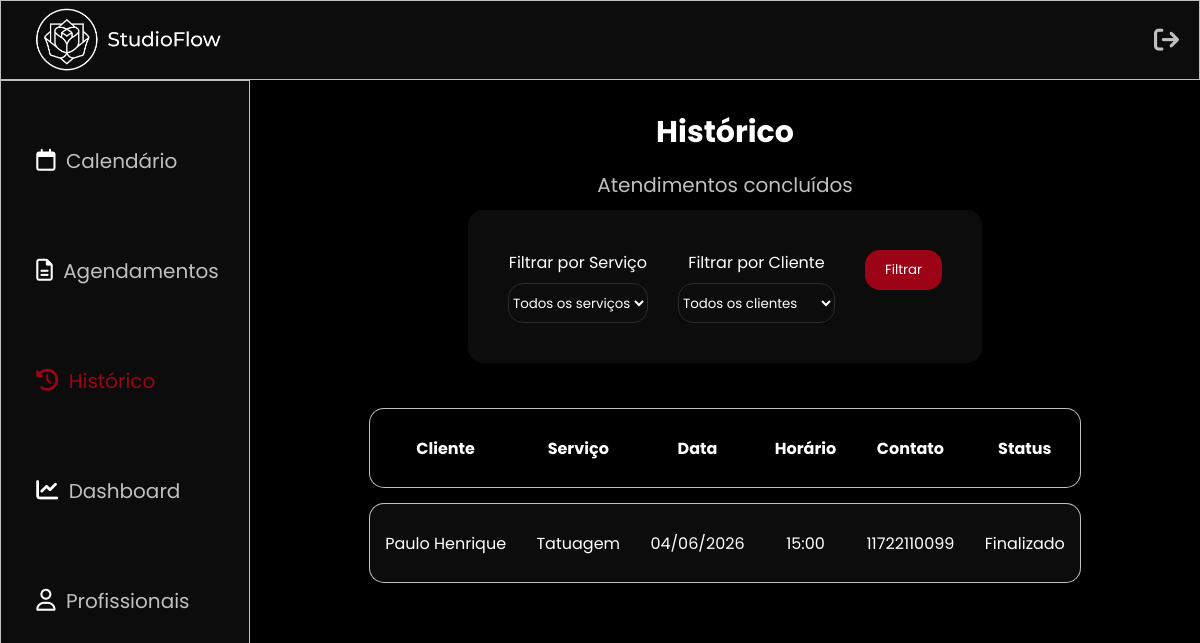
The app's page /frontend/admin/historico.php with its own data.
### tables this page shows
CREATE TABLE agendamento (
    id_agendamento INT AUTO_INCREMENT PRIMARY KEY,
    id_cliente INT NOT NULL,
    id_profissional INT NOT NULL,
    id_servicos INT NOT NULL,
    data_agen DATE NOT NULL,
    horario TIME NOT NULL,
    status_agendamento ENUM('pendente', 'confirmado', 'cancelado', 'finalizado') 
        DEFAULT 'pendente',

    FOREIGN KEY (id_cliente) REFERENCES cliente(id_cliente),
    FOREIGN KEY (id_profissional) REFERENCES profissional(id_profissional),
    FOREIGN KEY (id_servicos) REFERENCES servicos(id_servicos)
);

CREATE TABLE cliente (
    id_cliente INT AUTO_INCREMENT PRIMARY KEY,
    nome VARCHAR(100) NOT NULL,
    contato_cliente VARCHAR(11) NOT NULL,
    data_nasc DATE NOT NULL
);

CREATE TABLE servicos (
    id_servicos INT AUTO_INCREMENT PRIMARY KEY,
    tipo_servico ENUM('tatuagem', 'piercing') NOT NULL,
    estilo ENUM('fineline','realista','old_school','flash_tattoo','anime','lettering','blackout','cobertura'),
    regiao VARCHAR(20) NOT NULL,
    quantidade INT
);

### frontend/admin/historico.php (the view, shortened to what this page needs)
<?php
require_once '../../backend/conexao.php';
$sql = "SELECT
    agendamento.id_agendamento,
    cliente.nome,
    cliente.contato_cliente,
    servicos.tipo_servico,
    agendamento.data_agen,
    agendamento.horario,
    agendamento.status_agendamento
    FROM agendamento INNER JOIN cliente ON agendamento.id_cliente = cliente.id_cliente
    INNER JOIN servicos ON agendamento.id_servicos = servicos.id_servicos
    WHERE agendamento.status_agendamento IN ('finalizado','cancelado')";
$params = [];
$stmt = $pdo->prepare($sql);
$stmt->execute($params);
?>
<!DOCTYPE html>
<html lang="en">
<head>
    <link rel="stylesheet" href="../../assets/css/admin.css">
    <link rel="stylesheet" href="https://cdnjs.cloudflare.com/ajax/libs/font-awesome/6.5.0/css/all.min.css">
</head>
<body>
    <header>
        <nav class="topbar">
            <a href="../index.php"><img src="../../assets/img/logo/logo-white.png" alt="StudioFlow" class="logo"></a>
            <a href="../login.php" class="logout"><i class="fa-solid fa-arrow-right-from-bracket"></i></a>
        </nav>
    </header>
    <aside>
        <nav class="sidebar">
            <div class="nav-links">
                <a href="calendario.php"><i class="fa-regular fa-calendar icon"></i> Calendário</a>
                <a href="agendamentos.php"><i class="fa-regular fa-file-lines icon"></i> Agendamentos</a>
                <a href="historico.php" style="color: var(--red);"><i class="fa-solid fa-clock-rotate-left icon" style="color: var(--red);"></i> Histórico</a>
                <a href="dashboard.php"><i class="fa-solid fa-chart-line icon"></i> Dashboard</a>
                <a href="profissionais.php"><i class="fa-regular fa-user icon"></i> Profissionais</a>
            </div>
        </nav>
    </aside>
    <main>
        <h2>Histórico</h2>
        <p>Atendimentos concluídos</p>
        <form method="GET">
    <div class="box-filter">
        <div class="filter">
            <label>Filtrar por Serviço</label>
            <select name="servico">
            <option value="">Todos os serviços</option>
            </select>
        </div>
        <div class="filter">
            <label>Filtrar por Cliente</label>
            <select name="cliente">
            <option value="">Todos os clientes</option>
            </select>
        </div>
        <div class="filter">
            <button type="submit" class="btn">Filtrar</button>
        </div>
    </div>
</form>
 <table>
     <thead>
         <tr>
            <th>Cliente</th>
            <th>Serviço</th>
            <th>Data</th>
            <th>Horário</th>
            <th>Contato</th>
            <th>Status</th>
         </tr>
     </thead>
     <tbody>
       <?php while($row = $stmt->fetch()) { ?>
       <tr>
         <td><?php echo htmlspecialchars($row['nome']); ?></td>
         <td><?php echo ucfirst(htmlspecialchars($row['tipo_servico'])); ?></td>
         <td><?php echo date('d/m/Y', strtotime($row['data_agen'])); ?></td>
         <td><?php echo date('H:i', strtotime($row['horario'])); ?></td>
         <td><?php echo htmlspecialchars($row['contato_cliente']); ?></td>
         <td><?php echo ucfirst(htmlspecialchars($row['status_agendamento'])); ?></td>
       </tr>
       <?php } ?>
  </tbody>
 </table>
</main>
</body>
</html>

### assets/css/admin.css (style rules this page uses)
body { background-color: var(--bg) ; color: var(--white); }
.topbar { background-color: var(--dark); width: 100%; height: 80px; top: 0; position: fixed; padding: 0 20px ; display: flex; justify-content: space-between; align-items: center; border: 1px solid var(--light); z-index: 9999; }
.topbar a { display: flex; align-items: center; text-decoration: none; }
.logo { height: 80px; width: auto; }
.logout { color: var(--light); font-size: 25px; }
.sidebar { background-color: var(--dark); border: 1px solid var(--light); width: 250px; height: 100vh; position: fixed; top: 80px; left: 0; padding-top: 50px; justify-items: center; }
.nav-links a { display: block; color: var(--light); text-decoration: none; padding: 15px 20px; font-size: 20px; margin-bottom: 50px; }
main { margin-top: 80px; margin-left: 250px; padding: 30px; justify-items: center; text-align: center; }
h2 { color: var(--white); font-size: 30px; margin-bottom: 15px; }
p { color: var(--light); font-size: 20px; margin-bottom: 10px; }
.icon { font-size: 22px; color: var(--white); margin: 0 5px; }
table { width: 80%; border-collapse: separate; border-spacing: 0 15px; margin-bottom: 20px; }
thead th { padding: 15px; height: 80px; color: var(--white); border-top: 1px solid var(--light); border-bottom: 1px solid var(--light); }
thead th:first-child { border-left: 1px solid var(--light); border-radius: 15px 0 0 15px; }
thead th:last-child { border-right: 1px solid var(--light); border-radius: 0 15px 15px 0; }
tbody tr { height: 80px; background-color: var(--dark); }
td { height: 80px; padding: 15px; border-top: 1px solid var(--light); border-bottom: 1px solid var(--light); }
td:first-child { border-left: 1px solid var(--light); border-radius: 15px 0 0 15px; }
td:last-child { border-right: 1px solid var(--light); border-radius: 0 15px 15px 0; }
.box-filter { background-color: var(--dark); border-radius: 15px; padding: 40px; margin-bottom: 30px; display: flex; gap: 30px; }
.filter { display: flex; flex-direction: column; flex: 1; }
.filter label { margin-bottom: 8px; color: var(--white); }
.box-filter select { height: 40px; border-radius: 15px; border: 1px solid var(--gray); background: var(--dark); color: var(--white); }
.btn { background-color: var(--red); color: var(--white); border-radius: 15px; border: black; padding: 10px 20px; cursor: pointer; text-decoration: none; }

### assets/css/global.css (style rules this page uses)
* { margin: 0; padding: 0; box-sizing: border-box; font-family: 'Poppins', sans-serif; }
:root { --bg: #000; --dark: #0c0c0c; --red: #9d0317; --gray: #2a2a2a; --light: #c0c0c0; --white: #fff; --cancel: #ff4d4d; --blue: #006eff; --green: #00ff55; --yellow: #ffff00; }

### records on screen
agendamento: id_cliente.nome "Paulo Henrique", id_servicos.tipo_servico "Tatuagem", data_agen "04/06/2026", horario "15:00", id_cliente.contato_cliente "11722110099", status_agendamento "Finalizado"
